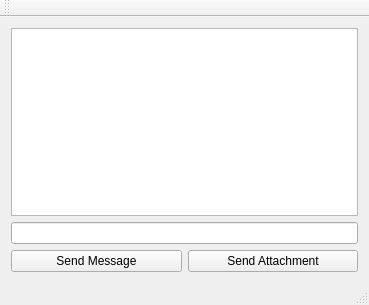
<?xml version="1.0" encoding="UTF-8"?>
<ui version="4.0">
  <class>MainWindow</class>
  <widget class="QMainWindow" name="MainWindow">
    <property name="geometry">
      <rect>
        <x>0</x>
        <y>0</y>
        <width>369</width>
        <height>305</height>
      </rect>
    </property>
    <property name="windowTitle">
      <string>QTCPClient</string>
    </property>
    <property name="styleSheet">
      <string notr="true"/>
    </property>
    <widget class="QWidget" name="centralWidget">
      <layout class="QGridLayout" name="gridLayout_2">
        <item row="0" column="0">
          <widget class="QTextBrowser" name="textBrowser_receivedMessages">
            <property name="styleSheet">
              <string notr="true"/>
            </property>
          </widget>
        </item>
        <item row="1" column="0">
          <layout class="QGridLayout" name="gridLayout">
            <item row="1" column="0">
              <widget class="QPushButton" name="pushButton_sendMessage">
                <property name="styleSheet">
                  <string notr="true"/>
                </property>
                <property name="text">
                  <string>Send Message</string>
                </property>
              </widget>
            </item>
            <item row="1" column="1">
              <widget class="QPushButton" name="pushButton_sendAttachment">
                <property name="styleSheet">
                  <string notr="true"/>
                </property>
                <property name="text">
                  <string>Send Attachment</string>
                </property>
              </widget>
            </item>
            <item row="0" column="0" colspan="2">
              <widget class="QLineEdit" name="lineEdit_message">
                <property name="sizePolicy">
                  <sizepolicy hsizetype="Expanding" vsizetype="Fixed">
                    <horstretch>0</horstretch>
                    <verstretch>0</verstretch>
                  </sizepolicy>
                </property>
                <property name="styleSheet">
                  <string notr="true"/>
                </property>
              </widget>
            </item>
          </layout>
        </item>
      </layout>
    </widget>
    <widget class="QMenuBar" name="menuBar">
      <property name="geometry">
        <rect>
          <x>0</x>
          <y>0</y>
          <width>369</width>
          <height>21</height>
        </rect>
      </property>
    </widget>
    <widget class="QToolBar" name="mainToolBar">
      <attribute name="toolBarArea">
        <enum>TopToolBarArea</enum>
      </attribute>
      <attribute name="toolBarBreak">
        <bool>false</bool>
      </attribute>
    </widget>
    <widget class="QStatusBar" name="statusBar"/>
  </widget>
  <layoutdefault spacing="6" margin="11"/>
  <resources/>
  <connections/>
</ui>
